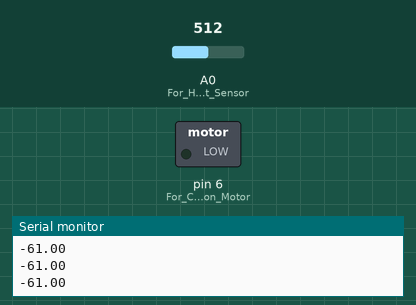
Simulated run of this sketch. Board: Arduino Uno, built with avr-gcc and run on an emulated ATmega328P. Parts: switched loads named in the sketch (green lamp = pin HIGH), the last lines printed to the serial monitor. Dashed ring = blinking. The test bench sets the inputs (shaded band); at power-on: A0 (For_Hall-Effect_Sensor) = 512.

Above: at 1.2 s.
1.3 s: A0 (For_Hall-Effect_Sensor) set to 485
At 1.6 s:
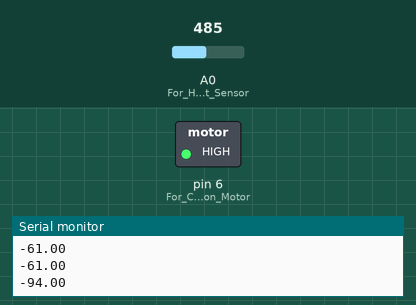
4.3 s: A0 (For_Hall-Effect_Sensor) set to 511
At 5.2 s:
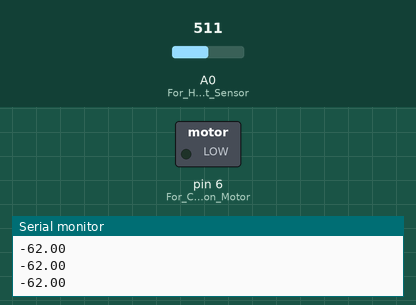
5.8 s: A0 (For_Hall-Effect_Sensor) set to 306
At 8.7 s:
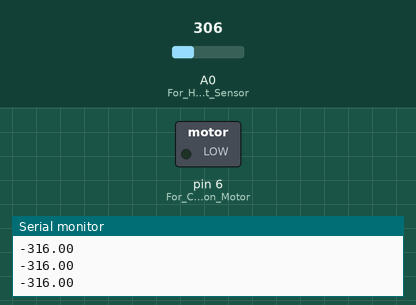
8.8 s: A0 (For_Hall-Effect_Sensor) set to 716
At 9.3 s:
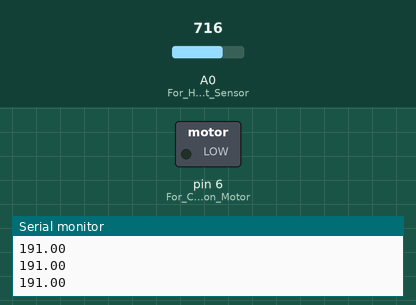
Timing chart, 0 to 11.3 s (numbered marks = the images above; inputs shaded):
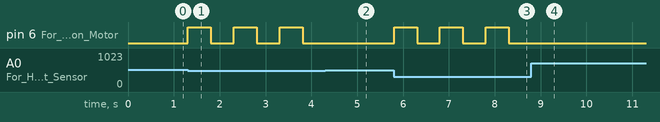

The sketch:

FingerTracking_and_TactileFeedback.ino
```cpp
void setup() {
  Serial.begin(19200);
  pinMode(A0, INPUT); // For Hall-Effect Sensor
  pinMode(6, OUTPUT); // For Coin Vibration Motor
}

void loop() {
  /// Use it to Calibrate the sensor first: Read (raw data vs Angle) to find linear regression ///
  // int raw = analogRead(A0);
  // Serial.println(raw);
  // delay(100); // use it to read raw data

  /// With calibration ///
  float Index_Finger = calibration(analogRead(A0)); //
  Serial.println(Index_Finger); // displaying angle position

  /// Vibrate if it reaches -80 degrees ///
  if(Index_Finger <= -80){
    vibrate();
  }
}

/// Function for Calibration with Linear Regression ///
int calibration(int x){
  x = 1.24 * x + -696; // 15 to -90 degrees - experiment 5: works great :)
  return x;
}

/// To make motor vibrate ///
void vibrate(){
  digitalWrite(6, HIGH); // ON
  delay(500);
  digitalWrite(6, LOW); // OFF
  delay(500);
}
```

Measured:
- the behaviour switches between 497 and 496 on A0 (For_Hall-Effect_Sensor) (found by bisection; images 0 and 1)
- after the input at 1.3 s, pin 6 (For_Coin_Vibration_Motor): alternates HIGH for 0.50 s and LOW for 0.50 s, starting at once
- after the input at 4.3 s, pin 6 (For_Coin_Vibration_Motor): stays LOW (without the input it goes to HIGH after 0.01 s)
- after the input at 5.8 s, pin 6 (For_Coin_Vibration_Motor): alternates HIGH for 0.50 s and LOW for 0.50 s, starting at once
- after the input at 8.8 s, pin 6 (For_Coin_Vibration_Motor): stops changing and stays LOW
